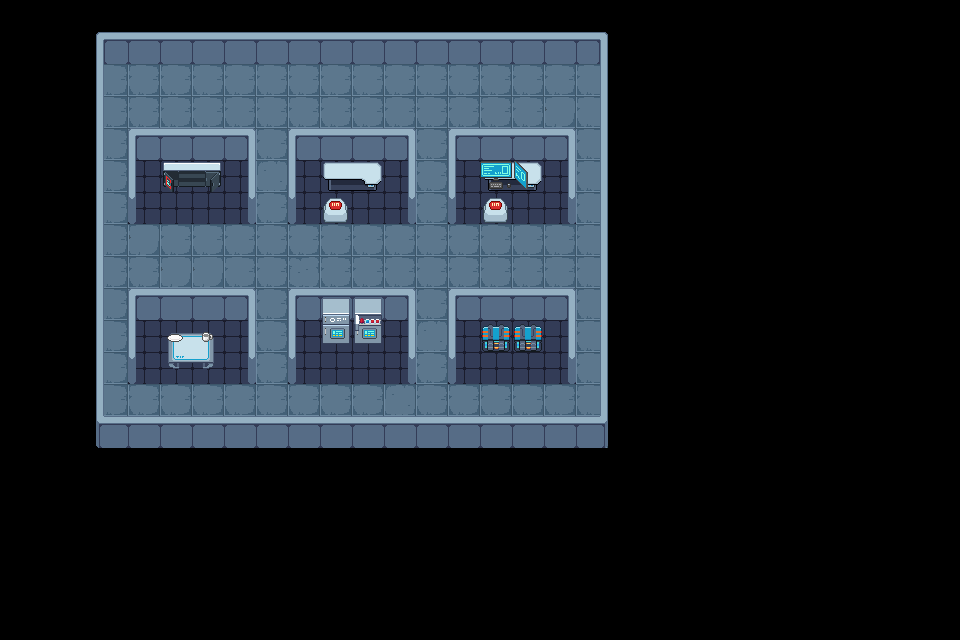

Tiled map render using the project's own tile images. Description and the map definition, with tile-layer contents summarised, below:
An orthogonal 30x20 tile map with 32x32 px tiles, 6 tile layers (floor, collision, collision_in_frame, info layer, ...), 2 tilesets and 2 objects (PlayerSpawn, triggerEndLevel).

<map version="1.10" tiledversion="1.12.2" orientation="orthogonal" renderorder="left-down" width="30" height="20" tilewidth="32" tileheight="32" infinite="0" nextlayerid="11" nextobjectid="8">
 <editorsettings>
  <export target="../assets/Maps/Office.json" format="json" />
 </editorsettings>
 <tileset firstgid="1" source="../assets/Maps/tileset/industrial.tsx" />
 <tileset firstgid="852" source="../assets/Maps/tileset/room.tsx" />
 <layer id="2" name="floor" width="30" height="20">
  <data>[600 cells, 182 non-empty, 5 distinct tile ids]</data>
 </layer>
 <layer id="1" name="collision" width="30" height="20">
  <data>[600 cells, 68 non-empty, 16 distinct tile ids]</data>
 </layer>
 <layer id="6" name="collision_in_frame" width="30" height="20">
  <data>[600 cells, 50 non-empty, 10 distinct tile ids]</data>
 </layer>
 <layer id="7" name="info layer" width="30" height="20">
  <data>[600 cells, 0 non-empty, 0 distinct tile ids]</data>
 </layer>
 <layer id="3" name="walkableFurniture" width="30" height="20">
  <data>[600 cells, 2 non-empty, 1 distinct tile ids]</data>
 </layer>
 <objectgroup id="4" name="Player" visible="0">
  <object id="1" name="PlayerSpawn" x="124.277" y="98.6444">
   <point />
  </object>
  <object id="4" name="triggerEndLevel" x="504.22" y="218.746">
   <point />
  </object>
 </objectgroup>
 <layer id="9" name="upperFurnitureLayer" width="30" height="20">
  <data>[600 cells, 4 non-empty, 4 distinct tile ids]</data>
 </layer>
</map>
